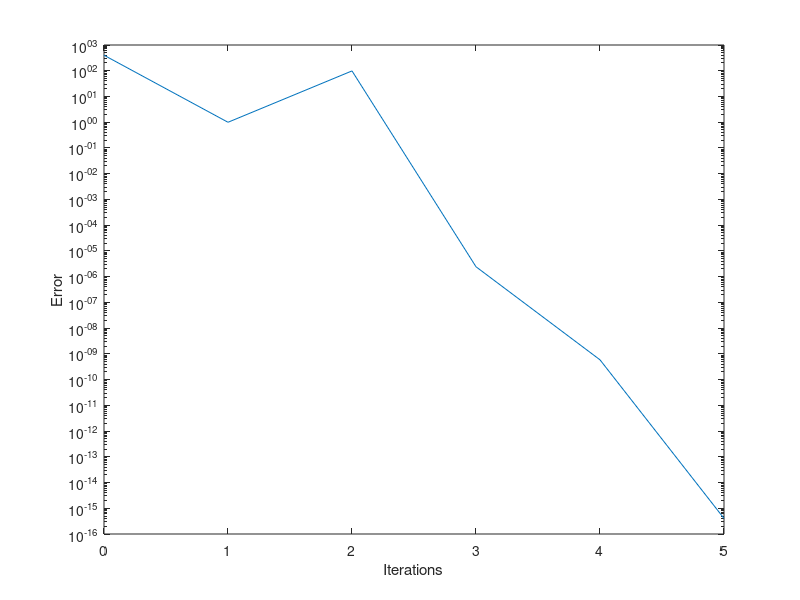
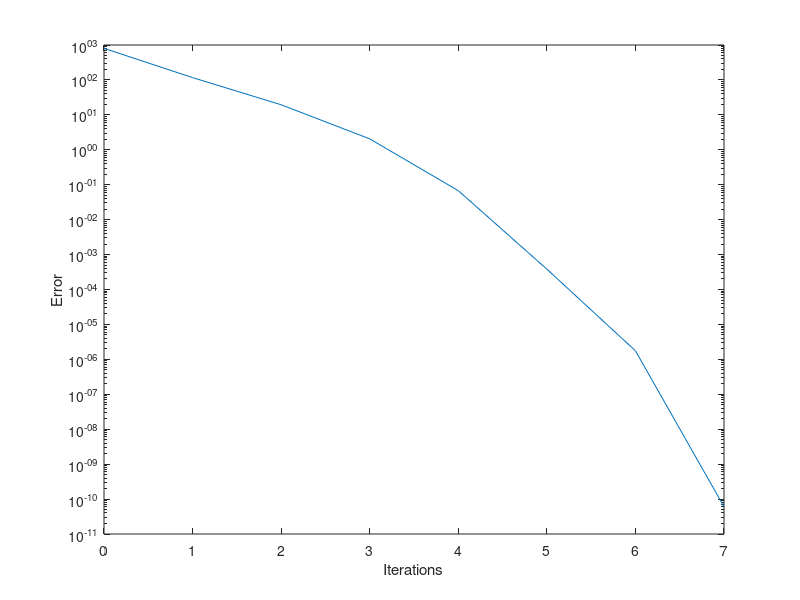
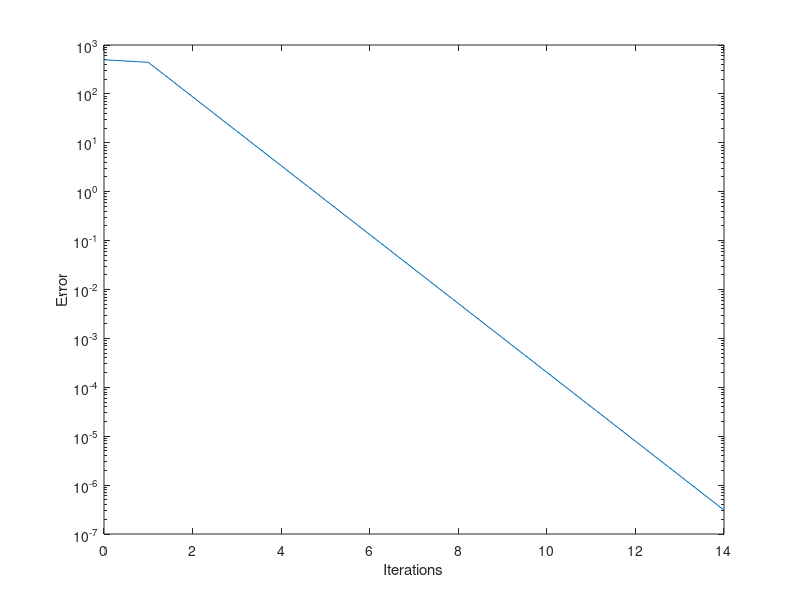

The MATLAB script that drew these images, in order:
clear
clc
close all
%% function 1
f1=[401.0 ...
0.9950151786101379 ...
98.38657095657827 ...
2.4194416099458234e-6 ...
5.857185102108292e-10 ...
4.037587846311146e-16];
x1=0:5;
semilogy(x1,f1)
xlabel('Iterations')
ylabel('Error')
%% 2
f2=[802.0 ...
116.55552168677642 ...
19.458353494819825 ...
2.055474962579755 ...
0.06762349394109358 ...
0.00038260841209689436 ...
1.7595840264038013e-6 ...
6.034697692449863e-11];
x2=0:7;
figure
semilogy(x2,f2);
xlabel('Iterations')
ylabel('Error')
%% 3
f3=[500.0 ... 
442.1667884327388 ...
87.34219433614275 ...
17.25275502411774 ...
3.4079535410087627 ...
0.6731761052619549 ...
0.13297306795745778 ...
0.026266286944927324 ...
0.00518840243784308 ...
0.0010248695995929953 ...
0.00020244337296604768 ...
3.998881241636086e-5 ...
7.899023779083529e-6 ...
1.560300596337234e-6 ...
3.0820734890536826e-7];
x3=0:14;
figure
semilogy(x3,f3);
xlabel('Iterations')
ylabel('Error')